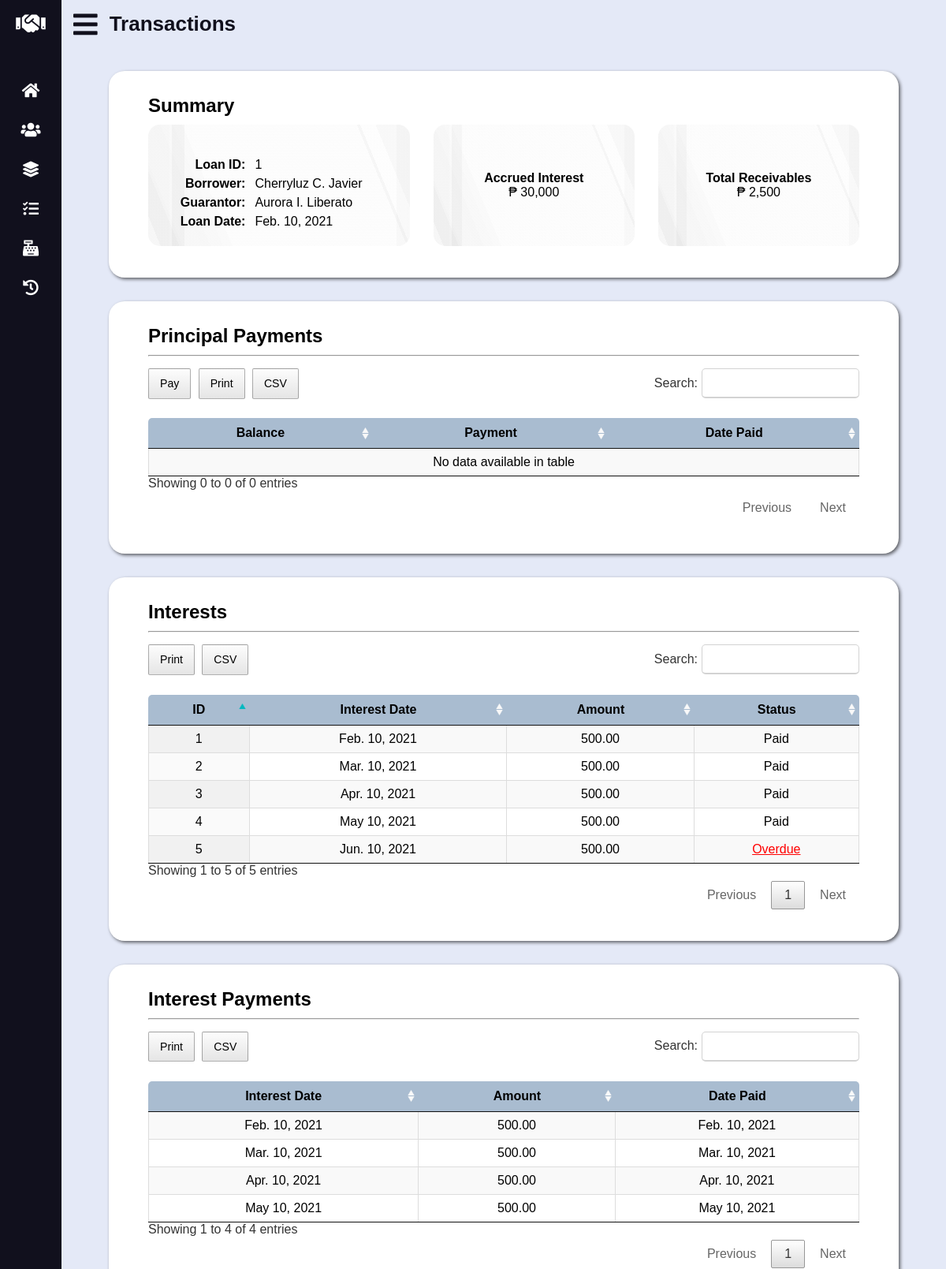
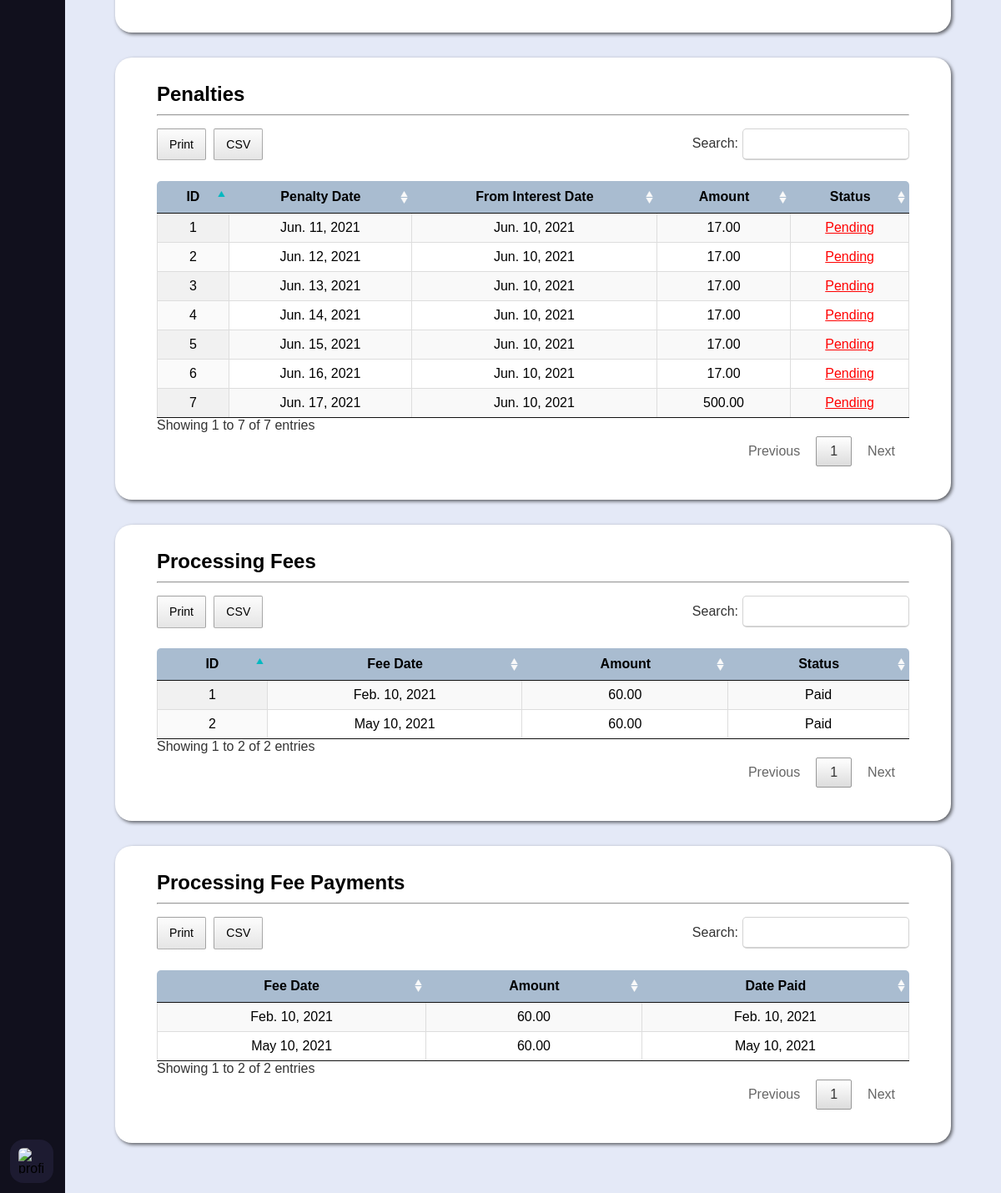
The page /loan-details.php?id=1 on the database its author committed (2 pictures, top to bottom).
### tables this page shows
CREATE TABLE `loan` (
	`loan_id` INT UNSIGNED AUTO_INCREMENT PRIMARY KEY,
	`borrower_id` INT UNSIGNED NOT NULL,
	`guarantor_id` INT UNSIGNED NOT NULL,
	`loan_date_time` DATETIME NOT NULL,
	`principal` DECIMAL(10, 2) NOT NULL,
	`status` ENUM('Active', 'Closed') DEFAULT 'Active' NOT NULL,

	CONSTRAINT fk_loan_borrower_id FOREIGN KEY (`borrower_id`)
		REFERENCES `data_subject` (`data_subject_id`)
		ON UPDATE CASCADE
		ON DELETE RESTRICT,
	CONSTRAINT fk_loan_guarantor_id FOREIGN KEY (`guarantor_id`)
		REFERENCES `guarantor` (`guarantor_id`)
		ON UPDATE CASCADE
		ON DELETE RESTRICT
);

CREATE TABLE `interest` (
	`interest_id` INT UNSIGNED AUTO_INCREMENT PRIMARY KEY,
	`interest_date` DATE NOT NULL,
	`amount` DECIMAL(9, 2) NOT NULL,
	`status` ENUM('Paid', 'Pending', 'Overdue', 'Late') DEFAULT 'Pending' NOT NULL,
	`loan_id` INT UNSIGNED NOT NULL,

	CONSTRAINT fk_interest_loan_id FOREIGN KEY (`loan_id`)
		REFERENCES `loan` (`loan_id`)
		ON UPDATE CASCADE
		ON DELETE RESTRICT
);

CREATE TABLE `interest_payment` (
	`interest_payment_id` INT UNSIGNED AUTO_INCREMENT PRIMARY KEY,
	`amount` DECIMAL(9, 2) NOT NULL,
	`date_time_paid` DATETIME NOT NULL DEFAULT (NOW()),
	`interest_id` INT UNSIGNED NOT NULL,

	CONSTRAINT fk_interest_payment_interest_id FOREIGN KEY (`interest_id`)
		REFERENCES `interest` (`interest_id`)
		ON UPDATE CASCADE
		ON DELETE RESTRICT
);

CREATE TABLE `penalty` (
	`penalty_id` INT UNSIGNED AUTO_INCREMENT PRIMARY KEY,
	`penalty_date` DATE NOT NULL,
	`amount` DECIMAL(9, 2) NOT NULL,
	`status` ENUM('Paid', 'Pending') DEFAULT 'Pending' NOT NULL,
	`interest_id` INT UNSIGNED NOT NULL,
	`loan_id` INT UNSIGNED NOT NULL,

	CONSTRAINT fk_penalty_interest_id FOREIGN KEY (`interest_id`)
		REFERENCES `interest` (`interest_id`)
		ON UPDATE CASCADE
		ON DELETE RESTRICT,
	CONSTRAINT fk_penalty_loan_id FOREIGN KEY (`loan_id`)
		REFERENCES `loan` (`loan_id`)
		ON UPDATE CASCADE
		ON DELETE RESTRICT
);

CREATE TABLE `processing_fee` (
	`processing_fee_id` INT UNSIGNED AUTO_INCREMENT PRIMARY KEY,
	`processing_fee_date` DATE NOT NULL,
	`amount` DECIMAL(8, 2) NOT NULL,
	`status` ENUM('Paid', 'Pending') DEFAULT 'Pending' NOT NULL,
	`loan_id` INT UNSIGNED NOT NULL,

	CONSTRAINT fk_processing_fee_loan_id FOREIGN KEY (`loan_id`)
		REFERENCES `loan` (`loan_id`)
		ON UPDATE CASCADE
		ON DELETE RESTRICT
);

CREATE TABLE `processing_fee_payment` (
	`processing_fee_payment_id` INT UNSIGNED AUTO_INCREMENT PRIMARY KEY,
	`amount` DECIMAL(9, 2) NOT NULL,
	`date_time_paid` DATETIME NOT NULL DEFAULT (NOW()),
	`processing_fee_id` INT UNSIGNED NOT NULL,

	CONSTRAINT fk_processing_fee_payment_processing_fee_id FOREIGN KEY (`processing_fee_id`)
		REFERENCES `processing_fee` (`processing_fee_id`)
		ON UPDATE CASCADE
		ON DELETE RESTRICT
);

### lib/database-handler.php (called while the page is built, shortened)
<?php
class Database {
	private $host = DB_HOST;
	private $dbname = DB_NAME;
	private $charset = DB_CHARSET;
	private $user = DB_USER;
	private $password = DB_PASSWORD;
	private $dbh;
	private $stmt;
	public function __construct() {
		$dsn = "mysql:host=".$this->host.";charset=".$this->charset.";dbname=".$this->dbname;
		$options = array (
			PDO::ATTR_PERSISTENT => true,
			PDO::ATTR_ERRMODE => PDO::ERRMODE_EXCEPTION,
			PDO::ATTR_ORACLE_NULLS => PDO::NULL_NATURAL
		);
		try {
			$this->dbh = new PDO($dsn, $this->user, $this->password, $options);
		}
		catch (PDOException $e) {
			$this->error = $e->getMessage()." in ".$e->getFile()." on line ".$e->getLine();
			$this->terminate();
		}
	}
	public function query($query) {
		$this->stmt = $this->dbh->prepare($query);
	}
	public function bind($param, $value, $type = null) {
		if (is_null($type)) {
			switch (true) {
				default:
					$type = PDO::PARAM_STR;
			}
		}
		$this->stmt->bindValue($param, $value, $type);
	}
	public function execute($message = "", $redirect = "") {
		try {
			return $this->stmt->execute();
		}
		catch (PDOException $e) {
			$this->logFile = "../src/log.txt";
			$this->error = $e->getMessage()." in ".$e->getFile()." on line ".$e->getLine();
			$this->logError();
		}
		finally {
			if ($redirect !== "") {
				$this->confirmQuery($message, $redirect);
			}
		}
	}
	public function resultSet() {
		$this->execute();
		return $this->stmt->fetchAll(PDO::FETCH_OBJ);
	}
	public function resultRecord() {
		$this->execute();
		return $this->stmt->fetch(PDO::FETCH_OBJ);
	}
	public function resultColumn() {
		$this->execute();
		return $this->stmt->fetchColumn();
	}
}

### models/Transaction.php (called while the page is built, shortened)
<?php
class Transaction {
	private $db;
	public function __construct() {
		$this->db = new Database();
	}
	public function getLoan($id) {
		$this->db->query("SELECT * FROM `loan` WHERE `loan_id` = ?");
		$this->db->bind(1, $id);
		return $this->db->resultRecord();
	}
	public function getPrincipalPayments($id) {
		$this->db->query("SELECT * FROM `principal_payment` WHERE `loan_id` = ?");
		$this->db->bind(1, $id);
		return $this->db->resultSet();
	}
	public function getInterests($id) {
		$this->db->query("SELECT * FROM `interest` WHERE `loan_id` = ?");
		$this->db->bind(1, $id);
		return $this->db->resultSet();
	}
	public function getInterestBalance($loan_id, $interest_id) {
		$this->db->query("CALL get_interest_balance(?, ?, @balance)");
		$this->db->bind(1, $loan_id);
		$this->db->bind(2, $interest_id);
		$this->db->execute();
		$this->db->query("SELECT @balance");
		return $this->db->resultColumn();
	}
	public function getInterestPayments($id) {
		$this->db->query("SELECT `interest_date`, `interest_payment`.`amount`, `date_time_paid` FROM `interest_payment` INNER JOIN `interest` USING (`interest_id`) WHERE `loan_id` = ?");
		$this->db->bind(1, $id);
		return $this->db->resultSet();
	}
	public function getPenalties($id) {
		$this->db->query("SELECT `penalty_id`, `penalty_date`, `interest_date`, `penalty`.`amount`, `penalty`.`status` FROM `penalty` INNER JOIN `interest` USING (`interest_id`) WHERE `penalty`.`loan_id` = ?");
		$this->db->bind(1, $id);
		return $this->db->resultSet();
	}
	public function getPenaltyBalance($loan_id, $penalty_id) {
		$this->db->query("CALL get_penalty_balance(?, ?, @balance)");
		$this->db->bind(1, $loan_id);
		$this->db->bind(2, $penalty_id);
		$this->db->execute();
		$this->db->query("SELECT @balance");
		return $this->db->resultColumn();
	}
	public function getProcessingFees($id) {
		$this->db->query("SELECT * FROM `processing_fee` WHERE `loan_id` = ?");
		$this->db->bind(1, $id);
		return $this->db->resultSet();
	}
	public function getProcessingFeePayments($id) {
		$this->db->query("SELECT `processing_fee_date`, `processing_fee_payment`.`amount`, `date_time_paid` FROM `processing_fee_payment` INNER JOIN `processing_fee` USING (`processing_fee_id`) WHERE `loan_id` = ?");
		$this->db->bind(1, $id);
		return $this->db->resultSet();
	}
}

### models/DataSubject.php (called while the page is built, shortened)
<?php
class DataSubject {
	private $db;
	public function __construct() {
		$this->db = new Database();
	}
	public function getName($id) {
		$this->db->query("SELECT CONCAT(`fname`, ' ', LEFT(`mname`, 1), '. ', `lname`) AS name FROM `data_subject` WHERE `data_subject_id` = ?");
		$this->db->bind(1, $id);
		return $this->db->resultColumn();
	}
}

### lib/conversion-util.php (called while the page is built, shortened)
<?php
class Converter {
	public function shortToLongDate($date) {
		$time_stamp = strtotime($date);
		$format = "M. j, Y";
		$formatted_date = date($format, $time_stamp);
		if (strpos($formatted_date, "May") !== false)
			$formatted_date = str_replace(".", "", $formatted_date);
		return $formatted_date;
	}
}

### loan-details.php (the view, shortened to what this page needs)
<?php
	if (isset($_GET["id"]))
		$id = $_GET["id"];
	else {
		echo "<script>alert('Sorry, something went wrong!');</script>";
		echo "<script>window.location.replace('transactions.php');</script>";
	}
	require_once "lib/database-handler.php";
	require_once "lib/conversion-util.php";
	require_once "models/Transaction.php";
	require_once "models/DataSubject.php";
	$converter = new Converter();
	$transaction = new Transaction();
	$data_subject = new DataSubject();
	$loan = $transaction->getLoan($id);
	$interests = $transaction->getInterests($id);
	$interest_payments = $transaction->getInterestPayments($id);
	$penalties = $transaction->getPenalties($id);
	$processing_fees = $transaction->getProcessingFees($id);
	$processing_fee_payments = $transaction->getProcessingFeePayments($id);
?>
<!DOCTYPE html>
<html lang="en">
<head>
	<link rel="stylesheet" type="text/css" href="css/all.min.css" />
	<link rel="stylesheet" type="text/css" href="css/datatables.min.css" />
	<link rel="stylesheet" type="text/css" href="css/tingle.min.css" />
	<link rel="stylesheet" type="text/css" href="css/style.css" />
	<link rel="stylesheet" type="text/css" href="css/vertical-nav-bar.css" />
	<link rel="stylesheet" type="text/css" href="css/tables.css" />
	<link rel="stylesheet" type="text/css" href="css/forms.css" />
	<link rel="stylesheet" type="text/css" href="css/loan-details.css" />
	<link rel="stylesheet" type="text/css" href="css/media-queries.css" />
</head>
<body>
	<main>
		<header>
			<i class="fas fa-bars"></i>
			<h2 class="text">Transactions</h2>
		</header>
		<section id="summary">
			<h3>Summary</h3>
			<div class="grid-wrapper">
				<table>
					<tr>
						<th>Loan ID:</th>
						<td><?php echo $id; ?></td>
					</tr>
					<tr>
						<th>Borrower:</th>
						<td><?php echo $data_subject->getName($loan->borrower_id); ?></td>
					</tr>
					<tr>
						<th>Guarantor:</th>
						<td><?php echo $data_subject->getName($loan->guarantor_id); ?></td>
					</tr>
					<tr>
						<th>Loan Date:</th>
						<td><?php echo $converter->shortToLongDate($loan->loan_date_time); ?></td>
					</tr>
				</table>
				<div id="accrued-interest">
					<h4>Accrued Interest</h4>
					<p><span>&#8369;</span> 30,000</p>
				</div>
				<div id="total-receivables">
					<h4>Total Receivables</h4>
					<p><span>&#8369;</span> 2,500</p>
				</div>
			</div>
		</section>
		<section id="principal-payments">
			<h3>Principal Payments</h3>
			<hr />
			<table id="principal-payments-tbl" class="display cell-border" width="100%">
				<thead>
					<tr>
						<th>Balance</th>
						<th>Payment</th>
						<th>Date Paid</th>
					</tr>
				</thead>
				<tbody>
				</tbody>
			</table>
		</section>
		<section id="interests">
			<h3>Interests</h3>
			<hr />
			<table id="interests-tbl" class="display cell-border" width="100%">
				<thead>
					<tr>
						<th>ID</th>
						<th>Interest Date</th>
						<th>Amount</th>
						<th>Status</th>
					</tr>
				</thead>
				<tbody>
					<?php foreach ($interests as $i): ?>
					<tr>
						<td><?php echo $i->interest_id; ?></td>
						<td><?php echo $converter->shortToLongDate($i->interest_date); ?></td>
						<td><?php echo number_format($i->amount, 2, ".", ","); ?></td>
						<?php if ($i->status == "Paid" || $i->status == "Late"): ?>
						<td><?php echo $i->status; ?></td>
						<?php else: ?>
						<td>
							<a
								href="#"
								data-loan-id="<?php echo $id; ?>"
								data-interest-id="<?php echo $i->interest_id; ?>"
								data-interest-balance="<?php echo $transaction->getInterestBalance($id, $i->interest_id); ?>"
								>
								<?php echo $i->status; ?>
							</a>
						</td>
						<?php endif; ?>
					</tr>
					<?php endforeach; ?>
				</tbody>
			</table>
		</section>
		<section id="interest-payments">
			<h3>Interest Payments</h3>
			<hr />
			<table id="interest-payments-tbl" class="display cell-border" width="100%">
				<thead>
					<tr>
						<th>Interest Date</th>
						<th>Amount</th>
						<th>Date Paid</th>
					</tr>
				</thead>
				<tbody>
					<?php foreach ($interest_payments as $ip): ?>
					<tr>
						<td><?php echo $converter->shortToLongDate($ip->interest_date); ?></td>
						<td><?php echo number_format($ip->amount, 2, ".", ","); ?></td>
						<td><?php echo $converter->shortToLongDate($ip->date_time_paid); ?></td>
					</tr>
					<?php endforeach; ?>
				</tbody>
			</table>
		</section>
		<section id="penalties">
			<h3>Penalties</h3>
			<hr />
			<table id="penalties-tbl" class="display cell-border" width="100%">
				<thead>
					<tr>
						<th>ID</th>
						<th>Penalty Date</th>
						<th>From Interest Date</th>
						<th>Amount</th>
						<th>Status</th>
					</tr>
				</thead>
				<tbody>
					<?php foreach ($penalties as $p): ?>
					<tr>
						<td><?php echo $p->penalty_id; ?></td>
						<td><?php echo $converter->shortToLongDate($p->penalty_date); ?></td>
						<td><?php echo $converter->shortToLongDate($p->interest_date); ?></td>
						<td><?php echo number_format($p->amount, 2, ".", ","); ?></td>
						<?php if ($p->status == "Paid"): ?>
						<td><?php echo $p->status; ?></td>
						<?php else: ?>
						<td>
							<a
								href="#"
								data-loan-id="<?php echo $id; ?>"
								data-penalty-id="<?php echo $p->penalty_id; ?>"
								data-penalty-balance="<?php echo $transaction->getPenaltyBalance($id, $p->penalty_id); ?>"
								>
								<?php echo $p->status; ?>
							</a>
						</td>
						<?php endif; ?>
					</tr>
					<?php endforeach; ?>
				</tbody>
			</table>
		</section>
		<section id="processing-fees">
			<h3>Processing Fees</h3>
			<hr />
			<table id="processing-fees-tbl" class="display cell-border" width="100%">
				<thead>
					<tr>
						<th>ID</th>
						<th>Fee Date</th>
						<th>Amount</th>
						<th>Status</th>
					</tr>
				</thead>
				<tbody>
					<?php foreach ($processing_fees as $pf): ?>
					<tr>
						<td><?php echo $pf->processing_fee_id; ?></td>
						<td><?php echo $converter->shortToLongDate($pf->processing_fee_date); ?></td>
						<td><?php echo number_format($pf->amount, 2, ".", ","); ?></td>
						<?php if ($pf->status == "Paid"): ?>
						<td><?php echo $pf->status; ?></td>
						<?php endif; ?>
					</tr>
					<?php endforeach; ?>
				</tbody>
			</table>
		</section>
		<section id="processing-fee-payments">
			<h3>Processing Fee Payments</h3>
			<hr />
			<table id="processing-fee-payments-tbl" class="display cell-border" width="100%">
				<thead>
					<tr>
						<th>Fee Date</th>
						<th>Amount</th>
						<th>Date Paid</th>
					</tr>
				</thead>
				<tbody>
					<?php foreach ($processing_fee_payments as $pfp): ?>
					<tr>
						<td><?php echo $converter->shortToLongDate($pfp->processing_fee_date); ?></td>
						<td><?php echo number_format($pfp->amount, 2, ".", ","); ?></td>
						<td><?php echo $converter->shortToLongDate($pfp->date_time_paid); ?></td>
					</tr>
					<?php endforeach; ?>
				</tbody>
			</table>
		</section>
	</main>
</body>
</html>

### rows shown on the page
loan: loan_date_time "Feb. 10, 2021"
interest: interest_id "1", interest_date "Feb. 10, 2021", amount "500.00", status "Paid"
interest: interest_id "2", interest_date "Mar. 10, 2021", amount "500.00", status "Paid"
interest: interest_id "3", interest_date "Apr. 10, 2021", amount "500.00", status "Paid"
interest: interest_id "4", interest_date "May 10, 2021", amount "500.00", status "Paid"
interest: interest_id "5", interest_date "Jun. 10, 2021", amount "500.00", status "Overdue"
interest_payment: interest.interest_date "Feb. 10, 2021", amount "500.00", date_time_paid "Feb. 10, 2021"
interest_payment: interest.interest_date "Mar. 10, 2021", amount "500.00", date_time_paid "Mar. 10, 2021"
interest_payment: interest.interest_date "Apr. 10, 2021", amount "500.00", date_time_paid "Apr. 10, 2021"
interest_payment: interest.interest_date "May 10, 2021", amount "500.00", date_time_paid "May 10, 2021"
penalty: penalty_id "1", penalty_date "Jun. 11, 2021", interest.interest_date "Jun. 10, 2021", amount "17.00", status "Pending"
penalty: penalty_id "2", penalty_date "Jun. 12, 2021", interest.interest_date "Jun. 10, 2021", amount "17.00", status "Pending"
penalty: penalty_id "3", penalty_date "Jun. 13, 2021", interest.interest_date "Jun. 10, 2021", amount "17.00", status "Pending"
penalty: penalty_id "4", penalty_date "Jun. 14, 2021", interest.interest_date "Jun. 10, 2021", amount "17.00", status "Pending"
penalty: penalty_id "5", penalty_date "Jun. 15, 2021", interest.interest_date "Jun. 10, 2021", amount "17.00", status "Pending"
penalty: penalty_id "6", penalty_date "Jun. 16, 2021", interest.interest_date "Jun. 10, 2021", amount "17.00", status "Pending"
penalty: penalty_id "7", penalty_date "Jun. 17, 2021", interest.interest_date "Jun. 10, 2021", amount "500.00", status "Pending"
processing_fee: processing_fee_id "1", processing_fee_date "Feb. 10, 2021", amount "60.00", status "Paid"
processing_fee: processing_fee_id "2", processing_fee_date "May 10, 2021", amount "60.00", status "Paid"
processing_fee_payment: processing_fee.processing_fee_date "Feb. 10, 2021", amount "60.00", date_time_paid "Feb. 10, 2021"
processing_fee_payment: processing_fee.processing_fee_date "May 10, 2021", amount "60.00", date_time_paid "May 10, 2021"

### other values the page prints
$id "1"
$data_subject->getName($loan->borrower_id) "Cherryluz C. Javier"
$data_subject->getName($loan->guarantor_id) "Aurora I. Liberato"
